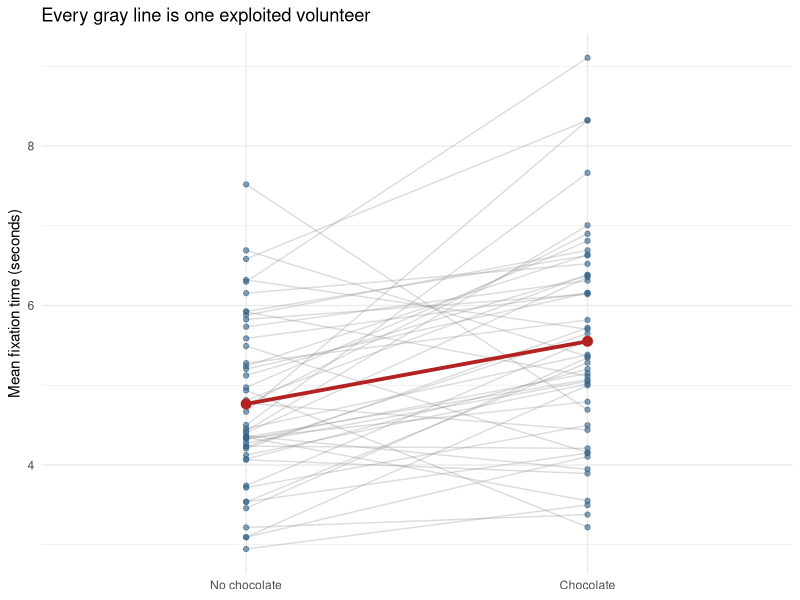
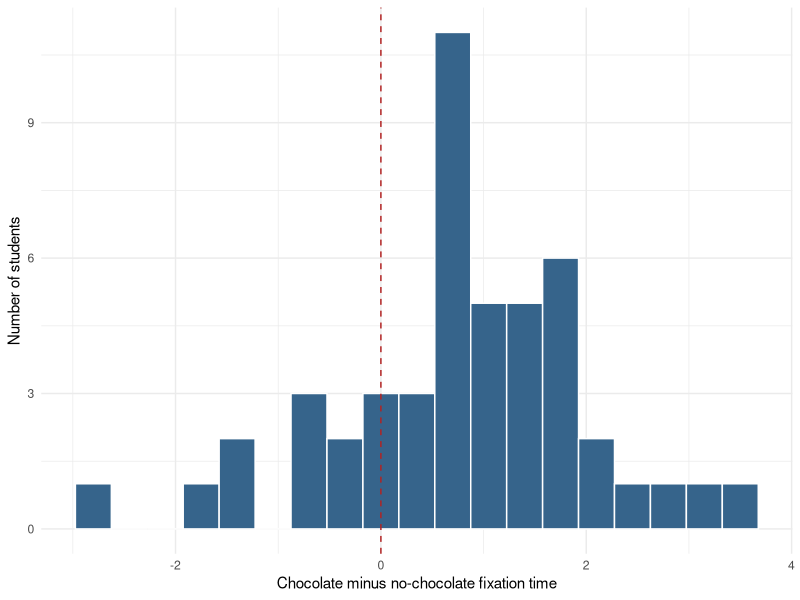

Write the R code that produced these figures, in order.
## ---- chunk 1
knitr::opts_chunk$set(
  echo = TRUE,
  message = FALSE,
  warning = FALSE,
  fig.width = 5.5,
  fig.height = 3.5,
  fig.align = "center",
  fig.pos = "H",
  results = "hold"
)
## ---- chunk 2
set.seed(343)

n <- 48

# Each student gets a personal tendency to stare, high or low, that follows
# them into BOTH conditions. This is what makes the two scores correlated,
# and it is the thing pairing will subtract back out.
participant_effect <- rnorm(n, mean = 0, sd = 1.20)

paired_wide <- data.frame(
  participant = factor(seq_len(n)),
  # each condition = a baseline + that person's tendency + fresh noise
  no_chocolate = 5.00 + participant_effect + rnorm(n, 0, 0.80),
  chocolate = 5.75 + participant_effect + rnorm(n, 0, 0.80)
)

# one difference score per person: the whole test runs on this column
paired_wide$difference <-
  paired_wide$chocolate - paired_wide$no_chocolate

# pivot_longer() stacks the two condition columns into one, turning
# 48 rows into 96. See the wide-vs-long section below for why we want both.
paired_long <- tidyr::pivot_longer(
  paired_wide,
  cols = c(no_chocolate, chocolate),   # the columns to stack
  names_to = "condition",              # new column holding the old column names
  values_to = "fixation"               # new column holding the values
)

paired_long$condition <- factor(
  paired_long$condition,
  levels = c("no_chocolate", "chocolate"),
  labels = c("No chocolate", "Chocolate")
)
## ---- chunk 3
head(paired_wide[, c("participant", "no_chocolate", "chocolate")], 3)
## ---- chunk 4
head(paired_long[, c("participant", "condition", "fixation")], 6)
## ---- chunk 5
#| fig-cap: "Each gray line is one student measured twice. The red line is the average change."
#| fig-alt: "A paired line plot with two columns, no chocolate on the left and chocolate on the right. Forty-eight faint gray lines connect each student's two fixation times, most sloping upward but several sloping down. A thick red line runs between the two condition means, rising from about 4.8 to about 5.6 seconds."
library(ggplot2)

ggplot(
  paired_long,
  aes(x = condition, y = fixation, group = participant)
) +
  geom_line(alpha = 0.30, color = "gray55") +
  geom_point(alpha = 0.60, color = "steelblue4") +
  stat_summary(
    aes(group = 1), fun = mean, geom = "line",
    color = "firebrick", linewidth = 1.3
  ) +
  stat_summary(
    aes(group = 1), fun = mean, geom = "point",
    color = "firebrick", size = 3
  ) +
  labs(
    x = NULL,
    y = "Mean fixation time (seconds)",
    title = "Every gray line is one exploited volunteer"
  ) +
  theme_minimal(base_size = 11)
## ---- chunk 6
paired_result <- t.test(
  paired_wide$chocolate,       # first vector
  paired_wide$no_chocolate,    # second vector, in the SAME person order
  paired = TRUE                # the one argument that changes everything
)

paired_result
## ---- chunk 7
# A one-sample t-test on the difference column, asking whether it differs from 0.
# No paired = TRUE needed, because we already did the subtracting ourselves.
difference_result <- t.test(paired_wide$difference, mu = 0)
difference_result
## ---- chunk 8
# Note the denominator: the SD of the DIFFERENCES, not of either condition.
d_z <- mean(paired_wide$difference) /
  sd(paired_wide$difference)

d_z
## ---- chunk 9
#| echo: true
# How much do a person's two scores agree with each other?
cor(paired_wide$chocolate, paired_wide$no_chocolate)

# The WRONG test, run deliberately: the same numbers with the pairing thrown away.
# Do not copy this into your homework.
unpaired_result <- t.test(paired_wide$chocolate, paired_wide$no_chocolate)

unpaired_result
## ---- chunk 10
#| fig-width: 5.5
#| fig-height: 2.8
#| fig-cap: "The 48 difference scores. This is the distribution the test actually looks at."
#| fig-alt: "Histogram of 48 difference scores, chocolate minus no chocolate, roughly mound-shaped and centered a little below one second. A dashed red vertical line marks zero, with most of the distribution sitting to its right and a handful of students falling to the left."
ggplot(paired_wide, aes(x = difference)) +
  geom_histogram(binwidth = 0.35, color = "white", fill = "steelblue4") +
  geom_vline(xintercept = 0, linetype = 2, color = "firebrick") +
  labs(
    x = "Chocolate minus no-chocolate fixation time",
    y = "Number of students"
  ) +
  theme_minimal(base_size = 11)
## ---- chunk 11
#| echo: true
Paired.Power.80 <- power.t.test(n = NULL,
                                delta = d_z,       # the effect size for paired data
                                sd = 1,
                                sig.level = 0.05,
                                power = .80,
                                type = "paired",
                                alternative = "two.sided")

ceiling(Paired.Power.80$n)
## ---- chunk 12
#| echo: true
# Same effect size, same power, same alpha. Only the design changes.
n_independent <- ceiling(power.t.test(delta = d_z, sd = 1, power = .80,
                                      sig.level = .05,
                                      type = "two.sample")$n)

n_paired <- ceiling(power.t.test(delta = d_z, sd = 1, power = .80,
                                 sig.level = .05,
                                 type = "paired")$n)

c(independent_per_group = n_independent,
  independent_total     = 2 * n_independent,
  paired_people         = n_paired)
